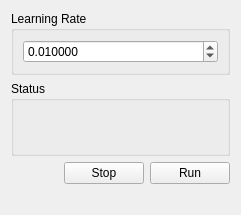
<?xml version="1.0" encoding="UTF-8"?>
<ui version="4.0">
 <class>RunPanel</class>
 <widget class="QWidget" name="RunPanel">
  <property name="geometry">
   <rect>
    <x>0</x>
    <y>0</y>
    <width>241</width>
    <height>215</height>
   </rect>
  </property>
  <property name="windowTitle">
   <string>Form</string>
  </property>
  <layout class="QVBoxLayout" name="verticalLayout">
   <item>
    <widget class="QGroupBox" name="groupBox">
     <property name="title">
      <string>Learning Rate</string>
     </property>
     <layout class="QHBoxLayout" name="horizontalLayout">
      <item>
       <widget class="QDoubleSpinBox" name="rate">
        <property name="decimals">
         <number>6</number>
        </property>
        <property name="maximum">
         <double>1.000000000000000</double>
        </property>
        <property name="singleStep">
         <double>0.001000000000000</double>
        </property>
        <property name="value">
         <double>0.010000000000000</double>
        </property>
       </widget>
      </item>
     </layout>
    </widget>
   </item>
   <item>
    <widget class="QGroupBox" name="groupBox_2">
     <property name="title">
      <string>Status</string>
     </property>
     <layout class="QVBoxLayout" name="verticalLayout_2">
      <item>
       <widget class="QLabel" name="graph">
        <property name="text">
         <string/>
        </property>
       </widget>
      </item>
      <item>
       <widget class="QLabel" name="error">
        <property name="alignment">
         <set>Qt::AlignLeading|Qt::AlignLeft|Qt::AlignVCenter</set>
        </property>
       </widget>
      </item>
     </layout>
    </widget>
   </item>
   <item>
    <layout class="QHBoxLayout" name="horizontalLayout_2">
     <item>
      <spacer name="horizontalSpacer">
       <property name="orientation">
        <enum>Qt::Horizontal</enum>
       </property>
       <property name="sizeHint" stdset="0">
        <size>
         <width>40</width>
         <height>20</height>
        </size>
       </property>
      </spacer>
     </item>
     <item>
      <widget class="QPushButton" name="stopButton">
       <property name="text">
        <string>Stop</string>
       </property>
      </widget>
     </item>
     <item>
      <widget class="QPushButton" name="runButton">
       <property name="text">
        <string>Run</string>
       </property>
      </widget>
     </item>
    </layout>
   </item>
   <item>
    <spacer name="verticalSpacer">
     <property name="orientation">
      <enum>Qt::Vertical</enum>
     </property>
     <property name="sizeHint" stdset="0">
      <size>
       <width>20</width>
       <height>40</height>
      </size>
     </property>
    </spacer>
   </item>
  </layout>
 </widget>
 <resources/>
 <connections/>
</ui>
